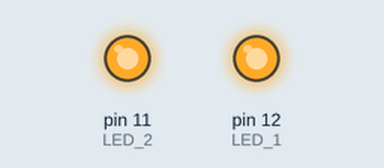
Recording of a sketch running on a simulated Arduino Uno, built with avr-gcc and run on an emulated ATmega328P. Shown: output pins drawn as LEDs (lit = HIGH).

Above: at 0.7 s.
At 1.74 s:
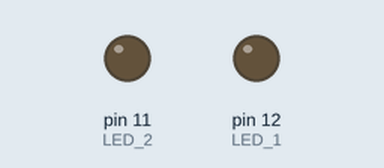
At 2.58 s:
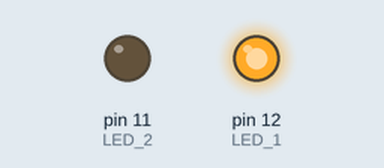
Timing chart, 0 to 3.0 s (numbered marks = the images above):
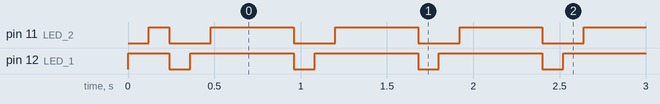

Measured:
- by itself, pin 11 (LED_2): repeats every 0.72 s: LOW 0.24 s, HIGH 0.48 s
- by itself, pin 12 (LED_1): repeats every 0.72 s: LOW 0.12 s, HIGH 0.60 s
- by itself, everything shown: repeats every 10.8 s, in 45 steps

The sketch:

LEDS_CONTROL_WITH_SWITCH.ino
```cpp
int LED_1=12;
int LED_2=11;

int SW_1=10;
int SW_2=9;
int SW_3=8;

boolean state = true;

void setup()
{
  pinMode(LED_1,OUTPUT);
  pinMode(LED_2,OUTPUT);

  pinMode(SW_1,INPUT);
  pinMode(SW_2,INPUT);
  pinMode(SW_3,INPUT);
}
void loop()
{
  if(SW_1 != 0 )
  {
    digitalWrite(LED_1 , HIGH);
    delay(120);
  }
  else
  {
    digitalWrite(LED_1 , LOW);
    delay(120);
  }

  if(SW_2 != 0 )
  {
    digitalWrite(LED_2 , HIGH);
    delay(120);
  }
  else
  {
    digitalWrite(LED_2 , LOW);
    delay(120);
  }

  if(SW_3 != 0 )
  {
    state=!state;
    digitalWrite(LED_1 ,state);
    digitalWrite(LED_2 ,state);
    delay(120);
  }
  else
  {
    digitalWrite(LED_1 , LOW);
    digitalWrite(LED_2 , LOW);
    delay(120);
  }
}
```
